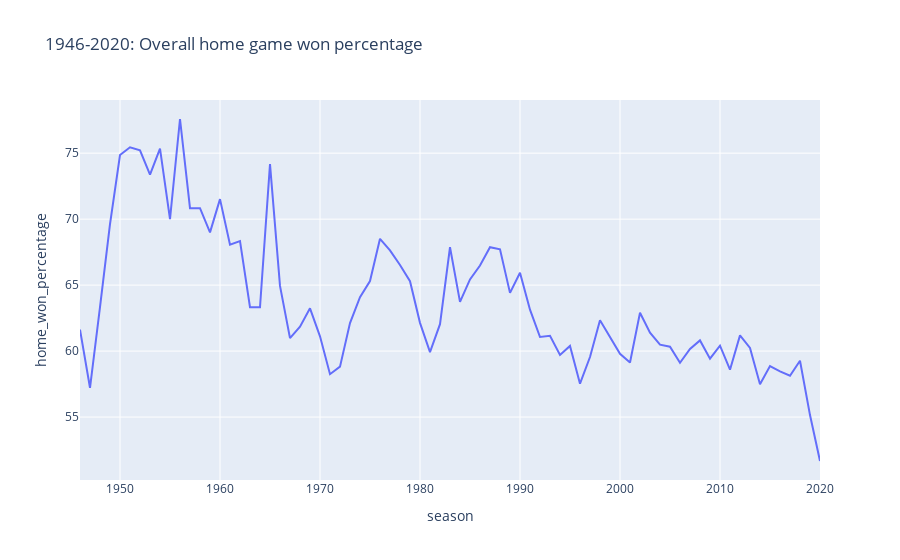

Write notebook code for a chart like this one.
### Code cell
px.line(home_game_stats, y='home_won_percentage', x='season',
        title='1946-2020: Overall home game won percentage')

### Figure 1 — Plotly figure (JSON) as saved in the notebook; plotly's stock layout.template omitted (floating-point values rounded to 4 significant figures)
{"data": [{"hovertemplate": "season=%{x}<br>home_won_percentage=%{y}<extra></extra>", "legendgroup": "", "line": {"color": "#636efa", "dash": "solid"}, "marker": {"symbol": "circle"}, "mode": "lines", "name": "", "orientation": "v", "showlegend": false, "type": "scatter", "x": [1946, 1947, 1948, 1949, 1950, 1951, 1952, 1953, 1954, 1955, 1956, 1957, 1958, 1959, 1960, 1961, 1962, 1963, 1964, 1965, 1966, 1967, 1968, 1969, 1970, 1971, 1972, 1973, 1974, 1975, 1976, 1977, 1978, 1979, 1980, 1981, 1982, 1983, 1984, 1985, 1986, 1987, 1988, 1989, 1990, 1991, 1992, 1993, 1994, 1995, 1996, 1997, 1998, 1999, 2000, 2001, 2002, 2003, 2004, 2005, 2006, 2007, 2008, 2009, 2010, 2011, 2012, 2013, 2014, 2015, 2016, 2017, 2018, 2019, 2020], "xaxis": "x", "y": [61.63, 57.22, 63.33, 69.63, 74.86, 75.45, 75.21, 73.37, 75.35, 70, 77.59, 70.83, 70.83, 69, 71.52, 68.06, 68.33, 63.33, 63.33, 74.17, 64.94, 60.98, 61.85, 63.24, 61.12, 58.25, 58.82, 62.12, 64.09, 65.31, 68.51, 67.63, 66.52, 65.3, 62.14, 59.92, 62.04, 67.87, 63.73, 65.43, 66.49, 67.87, 67.71, 64.41, 65.94, 63.14, 61.07, 61.16, 59.71, 60.39, 57.53, 59.55, 62.34, 61.06, 59.8, 59.13, 62.91, 61.4, 60.49, 60.33, 59.11, 60.16, 60.81, 59.43, 60.41, 58.59, 61.19, 60.24, 57.48, 58.86, 58.46, 58.13, 59.27, 55.15, 51.67], "yaxis": "y"}], "layout": {"legend": {"tracegroupgap": 0}, "title": {"text": "1946-2020: Overall home game won percentage"}, "xaxis": {"anchor": "y", "domain": [0, 1], "title": {"text": "season"}}, "yaxis": {"anchor": "x", "domain": [0, 1], "title": {"text": "home_won_percentage"}}}}
